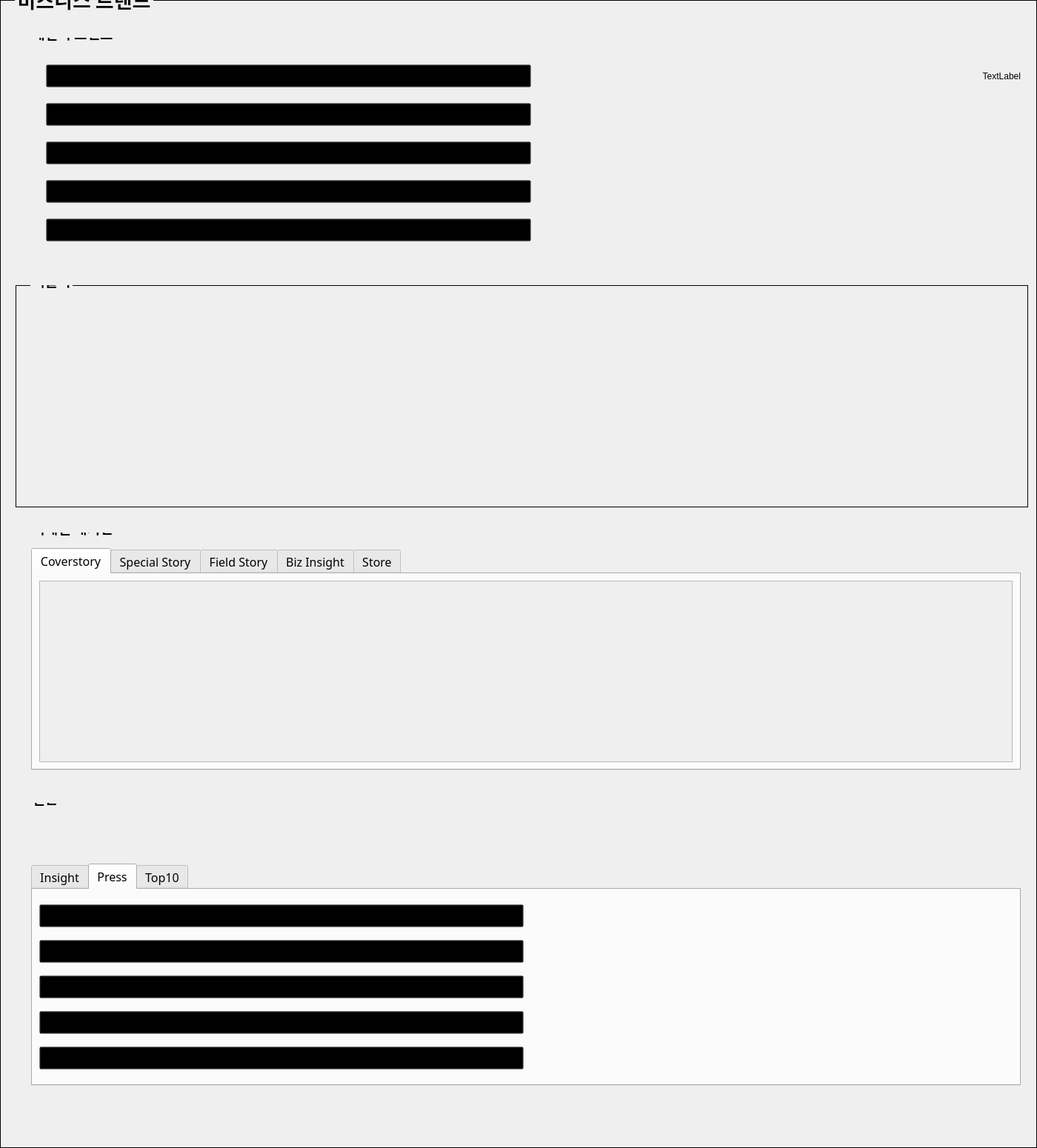
         <widget class="QGroupBox" name="groupBox_2">
          <property name="sizePolicy">
           <sizepolicy hsizetype="Preferred" vsizetype="Preferred">
            <horstretch>0</horstretch>
            <verstretch>0</verstretch>
           </sizepolicy>
          </property>
          <property name="minimumSize">
           <size>
            <width>1400</width>
            <height>1550</height>
           </size>
          </property>
          <property name="font">
           <font>
            <family>나눔고딕</family>
            <pointsize>20</pointsize>
            <weight>75</weight>
            <bold>true</bold>
           </font>
          </property>
          <property name="styleSheet">
           <string notr="true">QGroupBox{
    border: 1px solid black;
    margin-top: 1em;
}

QGroupBox::title {
    top: -20px;
    left: 20px;
}</string>
          </property>
          <property name="title">
           <string>비즈니스 트렌드</string>
          </property>
          <property name="flat">
           <bool>false</bool>
          </property>
          <layout class="QGridLayout" name="gridLayout_4">
           <property name="leftMargin">
            <number>20</number>
           </property>
           <property name="topMargin">
            <number>50</number>
           </property>
           <property name="horizontalSpacing">
            <number>9</number>
           </property>
           <property name="verticalSpacing">
            <number>34</number>
           </property>
           <item row="0" column="0">
            <widget class="QGroupBox" name="groupBox_3">
             <property name="sizePolicy">
              <sizepolicy hsizetype="Preferred" vsizetype="Fixed">
               <horstretch>0</horstretch>
               <verstretch>0</verstretch>
              </sizepolicy>
             </property>
             <property name="minimumSize">
              <size>
               <width>0</width>
               <height>300</height>
              </size>
             </property>
             <property name="maximumSize">
              <size>
               <width>16777215</width>
               <height>300</height>
              </size>
             </property>
             <property name="font">
              <font>
               <family>나눔고딕</family>
               <pointsize>14</pointsize>
               <weight>75</weight>
               <bold>true</bold>
              </font>
             </property>
             <property name="styleSheet">
              <string notr="true">QGroupBox{
    border: 0px solid rgb(220, 220, 220);
    margin-top: 1em;
}

QGroupBox::title {
    top: -20px;
    left: 20px;
}</string>
             </property>
             <property name="title">
              <string>데일리 트렌드</string>
             </property>
             <layout class="QGridLayout" name="gridLayout_12">
              <property name="leftMargin">
               <number>40</number>
              </property>
              <property name="topMargin">
               <number>20</number>
              </property>
              <item row="3" column="0">
               <widget class="QPushButton" name="dailyTrend_Title4">
                <property name="font">
                 <font>
                  <family>나눔고딕</family>
                  <pointsize>12</pointsize>
                 </font>
                </property>
                <property name="styleSheet">
                 <string notr="true">text-align: left;
background: transparent;</string>
                </property>
                <property name="text">
                 <string/>
                </property>
               </widget>
              </item>
              <item row="1" column="0">
               <widget class="QPushButton" name="dailyTrend_Title2">
                <property name="font">
                 <font>
                  <family>나눔고딕</family>
                  <pointsize>12</pointsize>
                 </font>
                </property>
                <property name="styleSheet">
                 <string notr="true">text-align: left;
background: transparent;</string>
                </property>
                <property name="text">
                 <string/>
                </property>
               </widget>
              </item>
              <item row="4" column="0">
               <widget class="QPushButton" name="dailyTrend_Title5">
                <property name="font">
                 <font>
                  <family>나눔고딕</family>
                  <pointsize>12</pointsize>
                 </font>
                </property>
                <property name="styleSheet">
                 <string notr="true">text-align: left;
background: transparent;</string>
                </property>
                <property name="text">
                 <string/>
                </property>
               </widget>
              </item>
              <item row="0" column="0">
               <widget class="QPushButton" name="dailyTrend_Title1">
                <property name="font">
                 <font>
                  <family>나눔고딕</family>
                  <pointsize>12</pointsize>
                 </font>
                </property>
                <property name="cursor">
                 <cursorShape>ArrowCursor</cursorShape>
                </property>
                <property name="styleSheet">
                 <string notr="true">text-align: left;
background: transparent;</string>
                </property>
                <property name="text">
                 <string/>
                </property>
               </widget>
              </item>
              <item row="2" column="0">
               <widget class="QPushButton" name="dailyTrend_Title3">
                <property name="font">
                 <font>
                  <family>나눔고딕</family>
                  <pointsize>12</pointsize>
                 </font>
                </property>
                <property name="styleSheet">
                 <string notr="true">text-align: left;
background: transparent;</string>
                </property>
                <property name="text">
                 <string>Loading...</string>
                </property>
               </widget>
              </item>
              <item row="0" column="1">
               <widget class="QLabel" name="label_3">
                <property name="text">
                 <string>TextLabel</string>
                </property>
                <property name="alignment">
                 <set>Qt::AlignRight|Qt::AlignTrailing|Qt::AlignVCenter</set>
                </property>
               </widget>
              </item>
             </layout>
            </widget>
           </item>
           <item row="3" column="0">
            <widget class="QGroupBox" name="groupBox_5">
             <property name="sizePolicy">
              <sizepolicy hsizetype="Preferred" vsizetype="Preferred">
               <horstretch>0</horstretch>
               <verstretch>0</verstretch>
              </sizepolicy>
             </property>
             <property name="minimumSize">
              <size>
               <width>0</width>
               <height>0</height>
              </size>
             </property>
             <property name="maximumSize">
              <size>
               <width>16777215</width>
               <height>16777215</height>
              </size>
             </property>
             <property name="font">
              <font>
               <family>나눔고딕</family>
               <pointsize>14</pointsize>
               <weight>75</weight>
               <bold>true</bold>
              </font>
             </property>
             <property name="styleSheet">
              <string notr="true">QGroupBox{
    border: 0px solid rgb(220, 220, 220);
    margin-top: 1em;
}

QGroupBox::title {
    top: -20px;
    left: 20px;
}</string>
             </property>
             <property name="title">
              <string>리테일 매거진</string>
             </property>
             <layout class="QGridLayout" name="gridLayout_6">
              <property name="leftMargin">
               <number>20</number>
              </property>
              <property name="topMargin">
               <number>20</number>
              </property>
              <item row="0" column="0">
               <widget class="QTabWidget" name="tabWidget_2">
                <property name="sizePolicy">
                 <sizepolicy hsizetype="Expanding" vsizetype="Fixed">
                  <horstretch>0</horstretch>
                  <verstretch>0</verstretch>
                 </sizepolicy>
                </property>
                <property name="minimumSize">
                 <size>
                  <width>0</width>
                  <height>300</height>
                 </size>
                </property>
                <property name="maximumSize">
                 <size>
                  <width>16777215</width>
                  <height>300</height>
                 </size>
                </property>
                <property name="font">
                 <font>
                  <family>나눔고딕</family>
                  <pointsize>12</pointsize>
                 </font>
                </property>
                <property name="currentIndex">
                 <number>0</number>
                </property>
                <widget class="QWidget" name="tab_6">
                 <attribute name="title">
                  <string>Coverstory</string>
                 </attribute>
                 <layout class="QGridLayout" name="gridLayout_10">
                  <item row="0" column="0">
                   <widget class="QScrollArea" name="scrollArea_4">
                    <property name="widgetResizable">
                     <bool>true</bool>
                    </property>
                    <widget class="QWidget" name="scrollAreaWidgetContents_5">
                     <property name="geometry">
                      <rect>
                       <x>0</x>
                       <y>0</y>
                       <width>1325</width>
                       <height>233</height>
                      </rect>
                     </property>
                    </widget>
                   </widget>
                  </item>
                 </layout>
                </widget>
                <widget class="QWidget" name="tab_7">
                 <attribute name="title">
                  <string>Special Story</string>
                 </attribute>
                </widget>
                <widget class="QWidget" name="tab_8">
                 <attribute name="title">
                  <string>Field Story</string>
                 </attribute>
                </widget>
                <widget class="QWidget" name="tab_9">
                 <attribute name="title">
                  <string>Biz Insight</string>
                 </attribute>
                </widget>
                <widget class="QWidget" name="tab_10">
                 <attribute name="title">
                  <string>Store</string>
                 </attribute>
                </widget>
               </widget>
              </item>
             </layout>
            </widget>
           </item>
           <item row="2" column="0">
            <widget class="QGroupBox" name="groupBox_4">
             <property name="sizePolicy">
              <sizepolicy hsizetype="Preferred" vsizetype="Fixed">
               <horstretch>0</horstretch>
               <verstretch>0</verstretch>
              </sizepolicy>
             </property>
             <property name="minimumSize">
              <size>
               <width>0</width>
               <height>300</height>
              </size>
             </property>
             <property name="maximumSize">
              <size>
               <width>16777215</width>
               <height>300</height>
              </size>
             </property>
             <property name="font">
              <font>
               <family>나눔고딕</family>
               <pointsize>14</pointsize>
               <weight>75</weight>
               <bold>true</bold>
              </font>
             </property>
             <property name="title">
              <string>퍼블리</string>
             </property>
            </widget>
           </item>
           <item row="4" column="0">
            <widget class="QGroupBox" name="groupBox_6">
             <property name="sizePolicy">
              <sizepolicy hsizetype="Preferred" vsizetype="Preferred">
               <horstretch>0</horstretch>
               <verstretch>0</verstretch>
              </sizepolicy>
             </property>
             <property name="minimumSize">
              <size>
               <width>0</width>
               <height>0</height>
              </size>
             </property>
             <property name="maximumSize">
              <size>
               <width>16777215</width>
               <height>16777215</height>
              </size>
             </property>
             <property name="font">
              <font>
               <family>나눔고딕</family>
               <pointsize>14</pointsize>
               <weight>75</weight>
               <bold>true</bold>
              </font>
             </property>
             <property name="styleSheet">
              <string notr="true">QGroupBox{
    border: 0px solid rgb(220, 220, 220);
    margin-top: 1em;
}

QGroupBox::title {
    top: -20px;
    left: 20px;
}</string>
             </property>
             <property name="title">
              <string>닐슨</string>
             </property>
             <layout class="QGridLayout" name="gridLayout_7">
              <property name="leftMargin">
               <number>20</number>
              </property>
              <property name="topMargin">
               <number>20</number>
              </property>
              <item row="0" column="0">
               <widget class="QTabWidget" name="tabWidget_3">
                <property name="sizePolicy">
                 <sizepolicy hsizetype="Expanding" vsizetype="Expanding">
                  <horstretch>0</horstretch>
                  <verstretch>0</verstretch>
                 </sizepolicy>
                </property>
                <property name="minimumSize">
                 <size>
                  <width>0</width>
                  <height>300</height>
                 </size>
                </property>
                <property name="maximumSize">
                 <size>
                  <width>16777215</width>
                  <height>300</height>
                 </size>
                </property>
                <property name="font">
                 <font>
                  <family>나눔고딕</family>
                  <pointsize>12</pointsize>
                 </font>
                </property>
                <property name="currentIndex">
                 <number>1</number>
                </property>
                <widget class="QWidget" name="tab_11">
                 <attribute name="title">
                  <string>Insight</string>
                 </attribute>
                </widget>
                <widget class="QWidget" name="tab_12">
                 <attribute name="title">
                  <string>Press</string>
                 </attribute>
                 <layout class="QGridLayout" name="gridLayout_5">
                  <item row="4" column="0">
                   <widget class="QPushButton" name="nielsen_Press_title5">
                    <property name="font">
                     <font>
                      <family>나눔고딕</family>
                      <pointsize>12</pointsize>
                     </font>
                    </property>
                    <property name="styleSheet">
                     <string notr="true">text-align: left;
background: transparent;</string>
                    </property>
                    <property name="text">
                     <string/>
                    </property>
                   </widget>
                  </item>
                  <item row="0" column="0">
                   <widget class="QPushButton" name="nielsen_Press_title1">
                    <property name="font">
                     <font>
                      <family>나눔고딕</family>
                      <pointsize>12</pointsize>
                     </font>
                    </property>
                    <property name="styleSheet">
                     <string notr="true">text-align: left;
background: transparent;</string>
                    </property>
                    <property name="text">
                     <string/>
                    </property>
                   </widget>
                  </item>
                  <item row="3" column="0">
                   <widget class="QPushButton" name="nielsen_Press_title4">
                    <property name="font">
                     <font>
                      <family>나눔고딕</family>
                      <pointsize>12</pointsize>
                     </font>
                    </property>
                    <property name="styleSheet">
                     <string notr="true">text-align: left;
background: transparent;</string>
                    </property>
                    <property name="text">
                     <string/>
                    </property>
                   </widget>
                  </item>
                  <item row="3" column="1">
                   <widget class="QLabel" name="Nielsen_Press_Date4">
                    <property name="text">
                     <string/>
                    </property>
                    <property name="alignment">
                     <set>Qt::AlignBottom|Qt::AlignRight|Qt::AlignTrailing</set>
                    </property>
                   </widget>
                  </item>
                  <item row="0" column="1">
                   <widget class="QLabel" name="Nielsen_Press_Date1">
                    <property name="text">
                     <string/>
                    </property>
                    <property name="alignment">
                     <set>Qt::AlignBottom|Qt::AlignRight|Qt::AlignTrailing</set>
                    </property>
                   </widget>
                  </item>
                  <item row="2" column="1">
                   <widget class="QLabel" name="Nielsen_Press_Date3">
                    <property name="text">
                     <string/>
                    </property>
                    <property name="alignment">
                     <set>Qt::AlignBottom|Qt::AlignRight|Qt::AlignTrailing</set>
                    </property>
                   </widget>
                  </item>
                  <item row="2" column="0">
                   <widget class="QPushButton" name="nielsen_Press_title3">
                    <property name="font">
                     <font>
                      <family>나눔고딕</family>
                      <pointsize>12</pointsize>
                     </font>
                    </property>
                    <property name="styleSheet">
                     <string notr="true">text-align: left;
background: transparent;</string>
                    </property>
                    <property name="text">
                     <string>Loading...</string>
                    </property>
                   </widget>
                  </item>
                  <item row="1" column="1">
                   <widget class="QLabel" name="Nielsen_Press_Date2">
                    <property name="text">
                     <string/>
                    </property>
                    <property name="alignment">
                     <set>Qt::AlignBottom|Qt::AlignRight|Qt::AlignTrailing</set>
                    </property>
                   </widget>
                  </item>
                  <item row="4" column="1">
                   <widget class="QLabel" name="Nielsen_Press_Date5">
                    <property name="text">
                     <string/>
                    </property>
                    <property name="alignment">
                     <set>Qt::AlignBottom|Qt::AlignRight|Qt::AlignTrailing</set>
                    </property>
                   </widget>
                  </item>
                  <item row="1" column="0">
                   <widget class="QPushButton" name="nielsen_Press_title2">
                    <property name="font">
                     <font>
                      <family>나눔고딕</family>
                      <pointsize>12</pointsize>
                     </font>
                    </property>
                    <property name="styleSheet">
                     <string notr="true">text-align: left;
background: transparent;</string>
                    </property>
                    <property name="text">
                     <string/>
                    </property>
                   </widget>
                  </item>
                 </layout>
                </widget>
                <widget class="QWidget" name="tab_13">
                 <attribute name="title">
                  <string>Top10</string>
                 </attribute>
                </widget>
               </widget>
              </item>
             </layout>
            </widget>
           </item>
          </layout>
         </widget>
